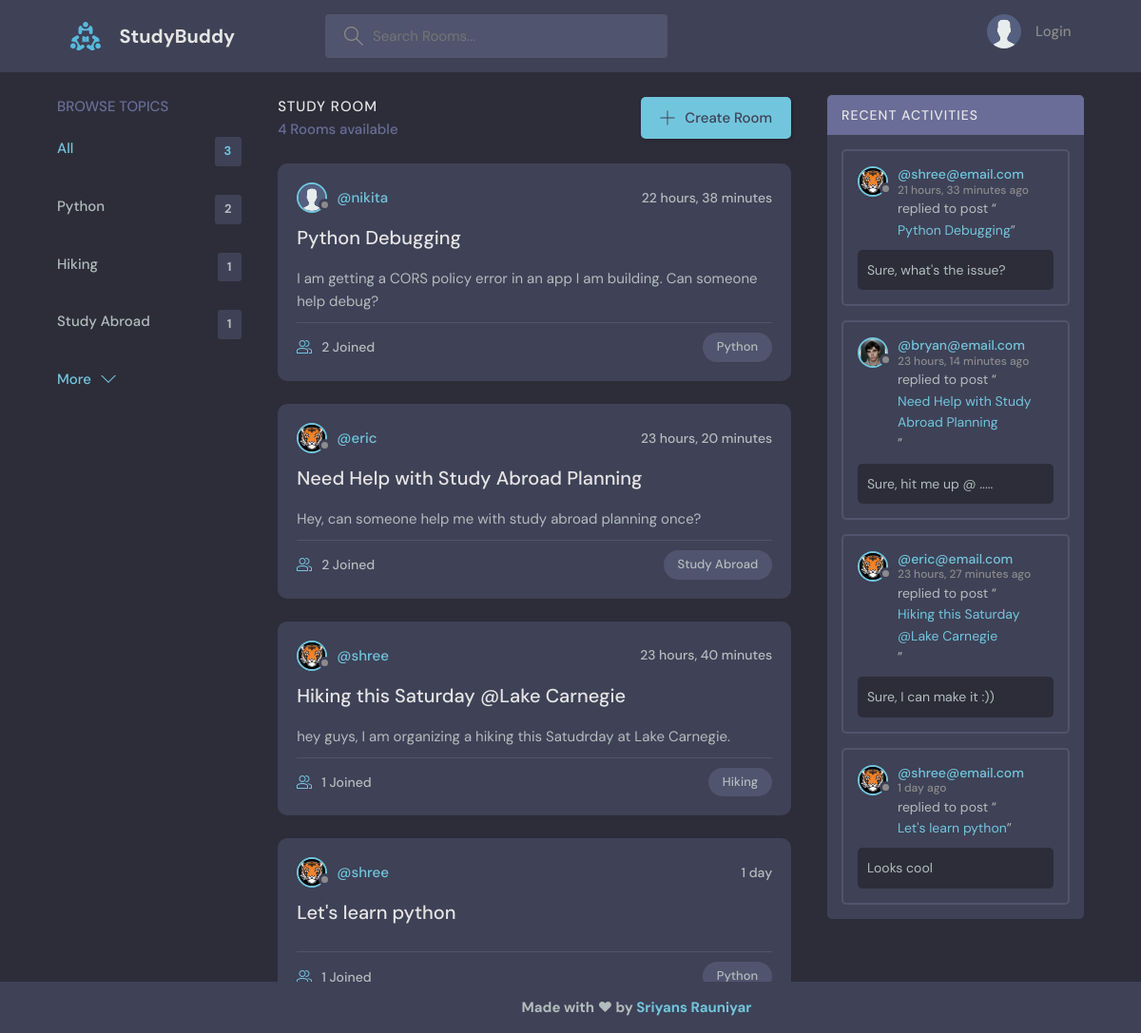
The page / on the database its author committed.
### baseapp/models.py (models this page shows, shortened)
class Topic(models.Model):
    name = models.CharField(max_length=200)

class Room(models.Model):
    host = models.ForeignKey(User, on_delete=models.SET_NULL, null=True)
    topic = models.ForeignKey(Topic, on_delete=models.SET_NULL, null=True)
    name = models.CharField(max_length=200)
    description = models.TextField(null=True, blank=True)
    participants = models.ManyToManyField(User, related_name='participants', blank=True)
    updated = models.DateTimeField(auto_now=True)
    created = models.DateTimeField(auto_now_add=True)
    class Meta:
        ordering = ['-updated', '-created']
    def __str__(self):
        return self.name

class User(AbstractUser):
    name = models.CharField(max_length=200, null=True)
    email = models.EmailField(null=True, unique=True)
    bio = models.TextField(null=True)
    avatar = models.ImageField(null=True, default="avatar.svg")
    USERNAME_FIELD = 'email'
    REQUIRED_FIELDS = []

class Message(models.Model):
    user = models.ForeignKey(User, on_delete=models.CASCADE)
    room = models.ForeignKey(Room, on_delete=models.CASCADE)
    body = models.TextField()
    updated = models.DateTimeField(auto_now=True)
    created = models.DateTimeField(auto_now_add=True)
    class Meta:
        ordering = ['-updated', '-created']

### baseapp/views.py (the view)
# urls.py: path('', views.home, name="home"),
def home(request):
    q = request.GET.get('q') if request.GET.get('q') != None else ''
    rooms = Room.objects.filter(Q(topic__name__icontains=q) | Q(name__icontains=q) | Q(description__icontains=q))
    topics = Topic.objects.all()[0:5]
    room_messages = Message.objects.filter(Q(room__topic__name__icontains=q))
    context = {
        'rooms': rooms,
        'topics': topics,
        'room_count': rooms.count(),
        'room_messages': room_messages,
    }
    return render(request, 'baseapp/home.html', context)

### baseapp/templates/baseapp/home.html (shortened to what this page needs)
{% extends 'main.html' %}
{% block content %}
    <main class="layout layout--3">
      <div class="container">
        {% include 'baseapp/topic_component.html' %}
        <div class="roomList">
          <div class="roomList__header">
            <div>
              <h2>Study Room</h2>
              <p>{{room_count}} Rooms available</p>
            </div>
            <a class="btn btn--main" href="{% url 'create-room' %}">
              <svg version="1.1" xmlns="http://www.w3.org/2000/svg" width="32" height="32" viewBox="0 0 32 32">
                <title>add</title>
                <path
                  d="M16.943 0.943h-1.885v14.115h-14.115v1.885h14.115v14.115h1.885v-14.115h14.115v-1.885h-14.115v-14.115z"
                ></path>
              </svg>
              Create Room
            </a>
          </div>
          {% include 'baseapp/feed_component.html' %}
        </div>
        {% include 'baseapp/activity_component.html' %}
      </div>
    </main>
{% endblock %}

### baseapp/templates/baseapp/topic_component.html
<div class="topics">
    <div class="topics__header">
      <h2>Browse Topics</h2>
    </div>
    <ul class="topics__list">
      <li>
        <a href="{% url 'home' %}" class="active">All <span>{{topics.count}}</span></a>
      </li>
      {% for topic in topics %}
      <li>
        <a href="{% url 'home'%}?q={{topic.name}}">{{topic.name}} <span>{{topic.room_set.all.count}}</span></a>
      </li>
      {% endfor %}
    </ul>
    <a class="btn btn--link" href="{% url 'topics' %}">
      More
      <svg version="1.1" xmlns="http://www.w3.org/2000/svg" width="32" height="32" viewBox="0 0 32 32">
        <title>chevron-down</title>
        <path d="M16 21l-13-13h-3l16 16 16-16h-3l-13 13z"></path>
      </svg>
    </a>
  </div>

### baseapp/templates/baseapp/feed_component.html (shortened to what this page needs)
{% for room in rooms %}
<div class="roomListRoom">
    <div class="roomListRoom__header">
      <a href="{% url 'user-profile' room.host.id %}" class="roomListRoom__author">
        <div class="avatar avatar--small">
          <img src="{{room.host.avatar.url}}" />
        </div>
        <span>@{{room.host.username}}</span>
      </a>
      <div class="roomListRoom__actions">
        <span>{{room.created|timesince}}</span>
      </div>
    </div>
    <div class="roomListRoom__content">
      <a href="{% url 'room' room.id %}">{{room.name}}</a>
      <p>
        {{room.description}}
      </p>
    </div>
    <div class="roomListRoom__meta">
      <a href="{% url 'room' room.id %}" class="roomListRoom__joined">
        {{room.participants.all.count}} Joined
      </a>
      <p class="roomListRoom__topic">{{room.topic.name}}</p>
    </div>
  </div>
  {% endfor %}

### baseapp/templates/baseapp/activity_component.html (shortened to what this page needs)
<div class="activities">
    <div class="activities__header">
      <h2>Recent Activities</h2>
    </div>
    {% for message in room_messages %}
    <div class="activities__box">
      <div class="activities__boxHeader roomListRoom__header">
        <a href="{% url 'user-profile' message.user.id %}" class="roomListRoom__author">
          <div class="avatar avatar--small">
            <img src="{{message.user.avatar.url}}" />
          </div>
          <p>
            @{{message.user}}
            <span>{{message.created|timesince}} ago</span>
          </p>
        </a>
      </div>
      <div class="activities__boxContent">
        <p>replied to post “<a href="{% url 'room' message.room.id %}">{{message.room}}</a>”</p>
        <div class="activities__boxRoomContent">
          {{message.body}}
        </div>
      </div>
    </div>
    {% endfor %}
  </div>

### rows shown on the page
Topic: name "Python", room_set.all.count "2"
Topic: name "Hiking", room_set.all.count "1"
Topic: name "Study Abroad", room_set.all.count "1"
Room: host.avatar (placeholder picture), host.username "nikita", created "22 hours, 38 minutes", name "Python Debugging", description "I am getting a CORS policy error in an app I am building. Can someone help debug?", participants.all.count "2", topic.name "Python"
Room: host.avatar (picture), host.username "eric", created "23 hours, 20 minutes", name "Need Help with Study Abroad Planning", description "Hey, can someone help me with study abroad planning once?", participants.all.count "2", topic.name "Study Abroad"
Room: host.avatar (picture), host.username "shree", created "23 hours, 40 minutes", name "Hiking this Saturday @Lake Carnegie", description "hey guys, I am organizing a hiking this Satudrday at Lake Carnegie.", participants.all.count "1", topic.name "Hiking"
Room: host.avatar (picture), host.username "shree", created "1 day", name "Let's learn python", participants.all.count "1", topic.name "Python"
Message: user.avatar (picture), user "shree@email.com", created "21 hours, 33 minutes", room "Python Debugging", body "Sure, what's the issue?"
Message: user.avatar (picture), user "bryan@email.com", created "23 hours, 14 minutes", room "Need Help with Study Abroad Planning", body "Sure, hit me up @ ....."
Message: user.avatar (picture), user "eric@email.com", created "23 hours, 27 minutes", room "Hiking this Saturday @Lake Carnegie", body "Sure, I can make it :))"
Message: user.avatar (picture), user "shree@email.com", created "1 day", room "Let's learn python", body "Looks cool"

### other values the page prints
{{ topics.count }} "3"
{{ room_count }} "4"
